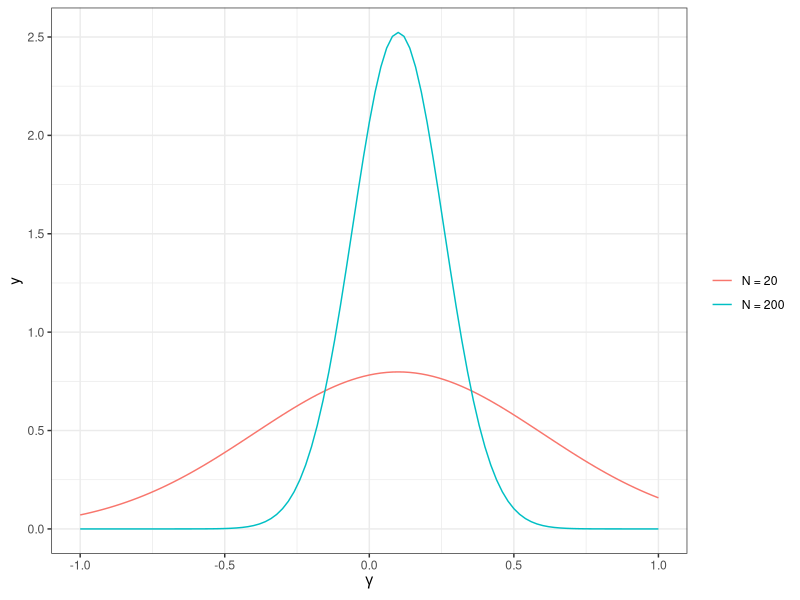
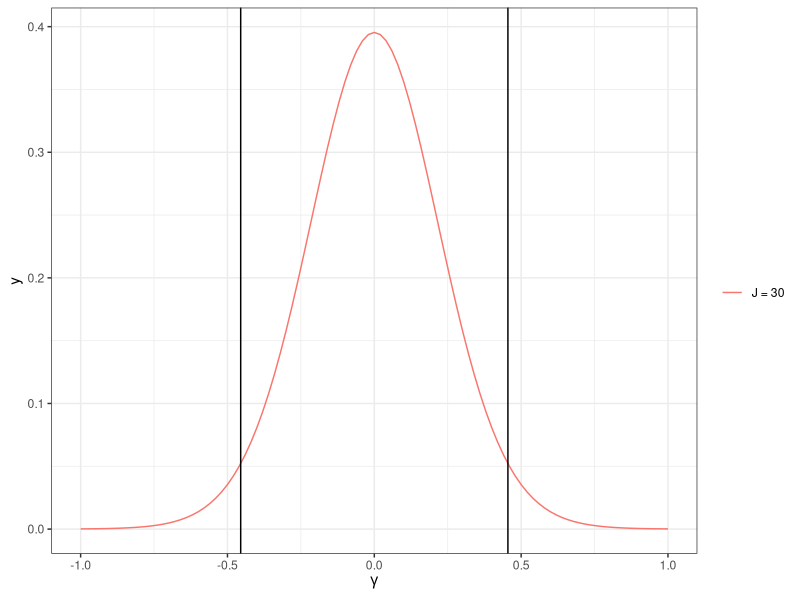
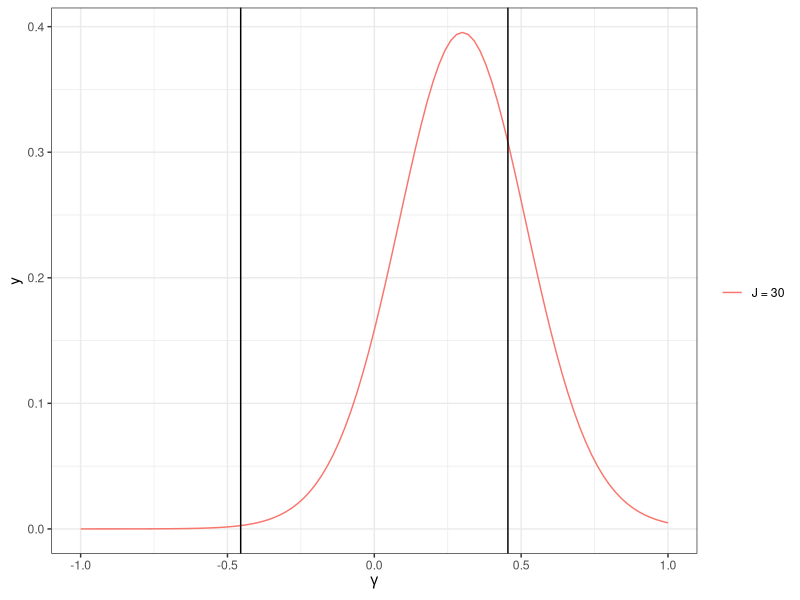
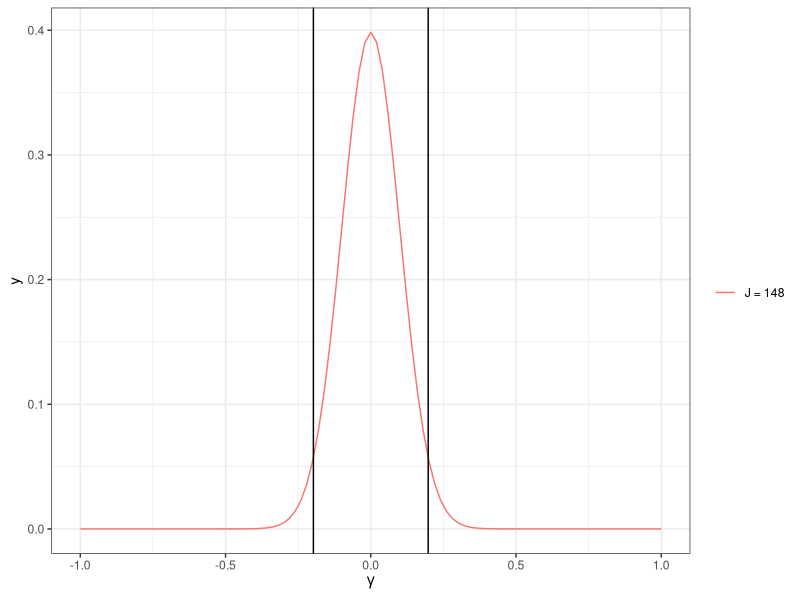
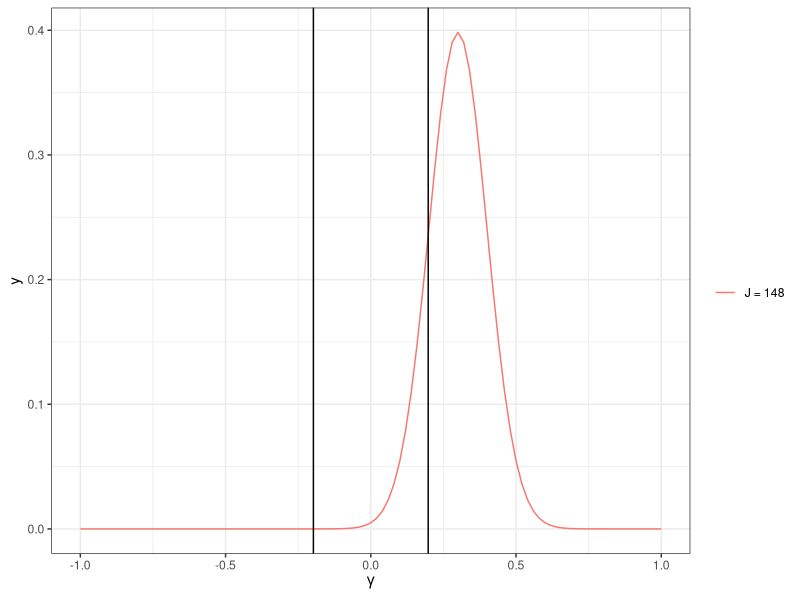

Source code (R) for these figures, in order:
## ---- chunk 1
options(htmltools.dir.version = FALSE)
library(knitr)
opts_chunk$set(echo = FALSE, comment = ">#", fig.retina = 3)
hook_output <- knit_hooks$get("output")
knit_hooks$set(output = function(x, options) {
  lines <- options$output.lines
  if (is.null(lines)) {
    return(hook_output(x, options))  # pass to default hook
  }
  x <- unlist(strsplit(x, "\n"))
  more <- "..."
  if (length(lines)==1) {        # first n lines
    if (length(x) > lines) {
      # truncate the output, but add ....
      x <- c(head(x, lines), more)
    }
  } else {
    x <- c(more, x[lines], more)
  }
  # paste these lines together
  x <- paste(c(x, ""), collapse = "\n")
  hook_output(x, options)
})
## ---- chunk 2
library(tidyverse)
library(lme4)
theme_set(theme_bw())
## ---- chunk 3
ggplot(tibble(gamma = c(-1, 1)), 
       aes(x = gamma)) + 
  stat_function(aes(col = "N = 20"), 
                fun = dnorm, 
                args = list(mean = 0.10, sd = 0.5)) + 
  stat_function(aes(col = "N = 200"), 
                fun = dnorm, 
                args = list(mean = 0.10, sd = 0.5 / sqrt(10))) + 
  labs(x = expression(gamma), col = "")
## ---- chunk 4
segam <- function(j, n = 10) {
  sqrt(((0.3 / j) + 0.7 / j / n) * 4)
}
## ---- chunk 5
num_clus <- 30
ggplot(tibble(gamma = c(-1, 1)), 
       aes(x = gamma)) + 
  stat_function(aes(col = "J = 30"), 
                fun = function(x) {
                  dt(x / segam(num_clus), df = num_clus - 2)
                }) + 
  geom_vline(xintercept = qt(c(.025, .975), df = num_clus - 2) * 
               segam(num_clus)) + 
  labs(x = expression(gamma), col = "")
## ---- chunk 6
ggplot(tibble(gamma = c(-1, 1)), 
       aes(x = gamma)) + 
  stat_function(aes(col = "J = 30"), 
                fun = function(x) {
                  dt((x - 0.3) / segam(num_clus), df = num_clus - 2)
                }) + 
  geom_vline(xintercept = qt(c(.025, .975), df = num_clus - 2) * 
               segam(num_clus)) + 
  labs(x = expression(gamma), col = "")
## ---- chunk 7
num_clus <- 148
ggplot(tibble(gamma = c(-1, 1)), 
       aes(x = gamma)) + 
  stat_function(aes(col = "J = 148"), 
                fun = function(x) {
                  dt(x / segam(num_clus), df = num_clus - 2)
                }) + 
  geom_vline(xintercept = qt(c(.025, .975), df = num_clus - 2) * 
               segam(num_clus)) + 
  labs(x = expression(gamma), col = "")
## ---- chunk 8
ggplot(tibble(gamma = c(-1, 1)), 
       aes(x = gamma)) + 
  stat_function(aes(col = "J = 148"), 
                fun = function(x) {
                  dt((x - 0.3) / segam(num_clus), df = num_clus - 2)
                }) + 
  geom_vline(xintercept = qt(c(.025, .975), df = num_clus - 2) * 
               segam(num_clus)) + 
  labs(x = expression(gamma), col = "")
